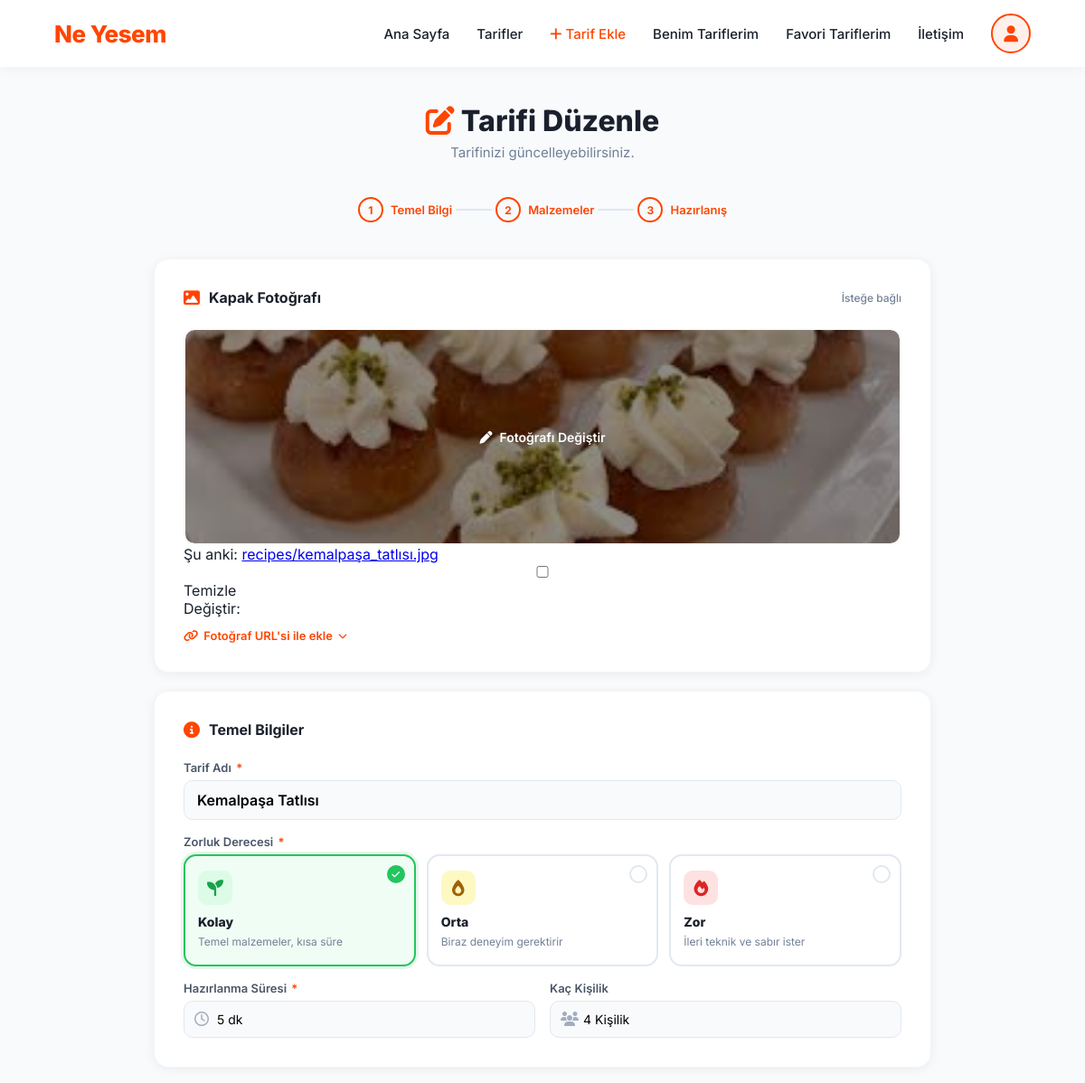
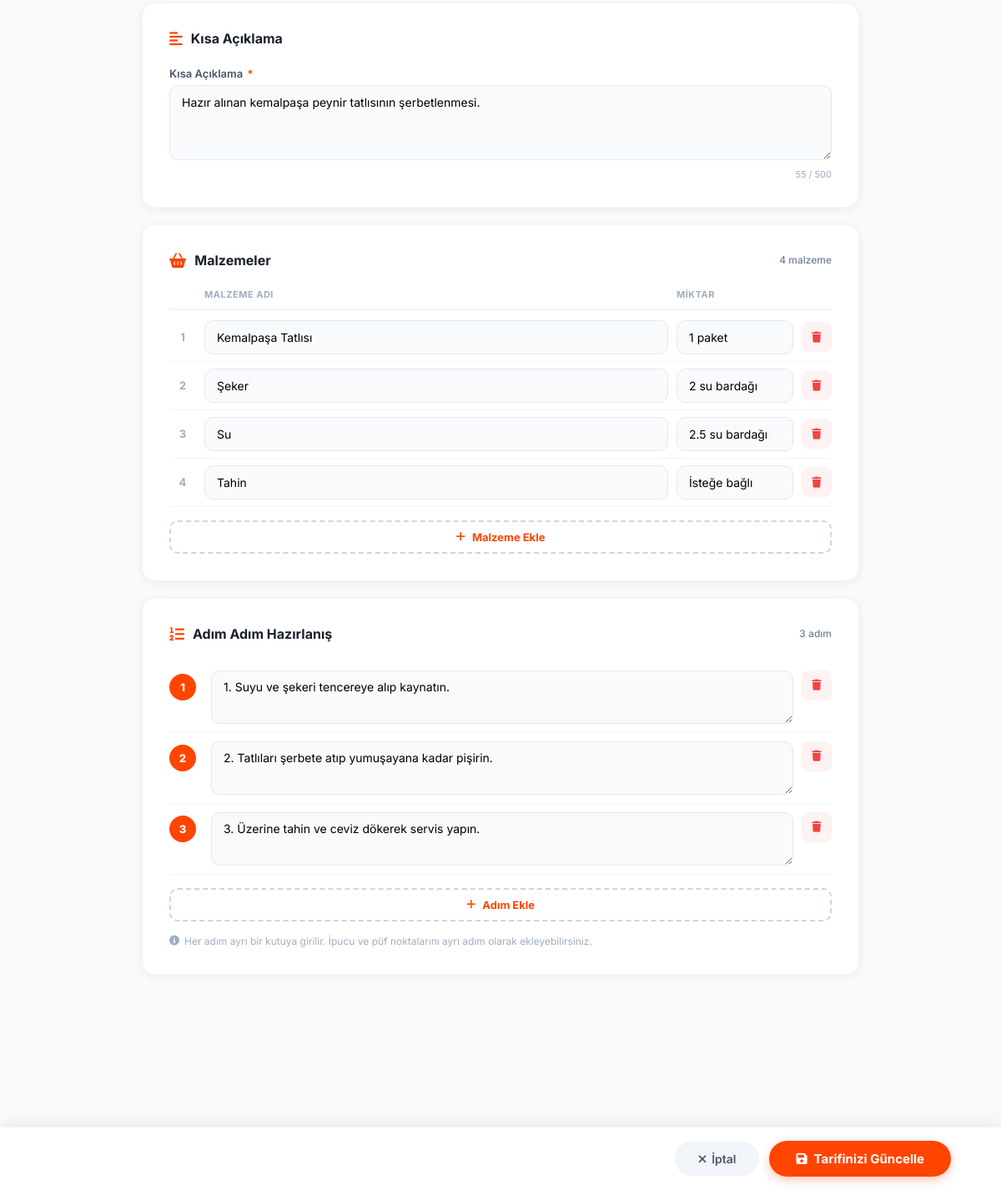
/tarif/50/duzenle/ (signed in), run on the app's committed database (2 pictures, top to bottom).
### apps/recipes/models.py (models this page shows, shortened)
class Recipe(models.Model):
    class Difficulty(models.TextChoices):
        EASY   = 'Kolay', 'Kolay'
        MEDIUM = 'Orta',  'Orta'
        HARD   = 'Zor',   'Zor'
    title = models.CharField(max_length=200, verbose_name="Tarif Adı")
    prep_time = models.CharField(max_length=50, verbose_name="Hazırlanma Süresi")
    difficulty = models.CharField(
        max_length=10,
        choices=Difficulty.choices,
        verbose_name="Zorluk Derecesi",
    )
    description = models.TextField(verbose_name="Kısa Açıklama")
    ingredient_list = models.ManyToManyField(
        Ingredient,
        through='RecipeIngredient',
        related_name='recipes',
        blank=True,
        verbose_name="Malzemeler",
    )
    instructions = models.TextField(
        verbose_name="Hazırlanışı",
        help_text="Adımları sırasıyla alt alta yazın.",
        blank=True,
        null=True,
    )
    servings = models.CharField(max_length=50, verbose_name="Kaç Kişilik", blank=True, null=True)
    image = models.ImageField(
        upload_to='recipes/',
        blank=True,
        null=True,
        verbose_name="Kapak Fotoğrafı",
    )
    image_url = models.URLField(blank=True, null=True, verbose_name="Resim URL")
    author = models.ForeignKey(
        User,
        related_name='recipes',
        on_delete=models.CASCADE,
        verbose_name="Yazar",
        null=True,
        blank=True,
    )
    created_at = models.DateTimeField(auto_now_add=True)
    class Meta:
        verbose_name = "Tarif"
        verbose_name_plural = "Tarifler"
        ordering = ['-created_at']
        indexes = [
            models.Index(fields=['author', '-created_at']),
        ]

class RecipeIngredient(models.Model):
    recipe = models.ForeignKey(Recipe, on_delete=models.CASCADE, related_name='recipe_ingredients')
    ingredient = models.ForeignKey(Ingredient, on_delete=models.CASCADE, related_name='recipe_ingredients')
    quantity_text = models.CharField(
        max_length=100,
        verbose_name="Miktar/Birim",
        blank=True,
        null=True,
        help_text="Örn: 2 diş, 500 gram, 1 yemek kaşığı",
    )
    class Meta:
        verbose_name = "Tarif Malzemesi"
        verbose_name_plural = "Tarif Malzemeleri"

class Ingredient(models.Model):
    name = models.CharField(max_length=100, unique=True, verbose_name="Malzeme Adı")
    class Meta:
        verbose_name = "Malzeme"
        verbose_name_plural = "Malzemeler"
        ordering = ['name']

### apps/recipes/views.py (the view, shortened to what this page needs)
# urls.py: path('tarif/<int:pk>/duzenle/', views.RecipeUpdateView.as_view(), name='update'),
class RecipeUpdateView(LoginRequiredMixin, UserPassesTestMixin, UpdateView):
    model = Recipe
    form_class = RecipeForm
    template_name = 'recipes/form.html'
    login_url = 'users:login'
    def test_func(self):
        return self.get_object().author == self.request.user

### apps/recipes/templates/recipes/form.html (shortened to what this page needs)
{% extends "base.html" %}
{% block content %}
<div class="rf-wrap">
  <div class="rf-header">
    <h1>
      {% if object %}
        <i class="fa-solid fa-pen-to-square" style="color:var(--primary);"></i> Tarifi Düzenle
      {% else %}
        <i class="fa-solid fa-bowl-food" style="color:var(--primary);"></i> Yeni Tarif Ekle
      {% endif %}
    </h1>
    <p>{% if object %}Tarifinizi güncelleyebilirsiniz.{% else %}Harika tarifinizi toplulukla paylaşın!{% endif %}</p>
  </div>
  <div class="rf-steps">
    <div class="rf-step active">
      <div class="rf-step-dot">1</div> Temel Bilgi
    </div>
    <div class="rf-step-line"></div>
    <div class="rf-step active">
      <div class="rf-step-dot">2</div> Malzemeler
    </div>
    <div class="rf-step-line"></div>
    <div class="rf-step active">
      <div class="rf-step-dot">3</div> Hazırlanış
    </div>
  </div>
  <form id="recipe-form" method="POST" enctype="multipart/form-data">
    <div class="rf-card">
      <div class="rf-card-title">
        <i class="fa-solid fa-image"></i> Kapak Fotoğrafı
        <span style="font-size:12px; font-weight:500; color:var(--text-muted); margin-left:auto;">İsteğe bağlı</span>
      </div>
      <div class="rf-cover-zone {% if object and object.image %}has-image{% endif %}" id="cover-zone" onclick="triggerFileInput()">
        {% if object and object.image %}
          <img id="cover-preview" class="rf-cover-preview" src="{{ object.image.url }}" style="display:block;">
        {% elif object and object.image_url %}
          <img id="cover-preview" class="rf-cover-preview" src="{{ object.image_url }}" style="display:block;">
        {% else %}
          <img id="cover-preview" class="rf-cover-preview" src="">
        {% endif %}
        <div class="rf-cover-overlay">
          <span style="color:white; font-size:14px; font-weight:600; text-align:center; padding:0 20px;">
            <i class="fa-solid fa-pen" style="margin-right:8px;"></i>Fotoğrafı Değiştir
          </span>
        </div>
      </div>
      {{ form.image }}
      <button type="button" class="rf-url-toggle" id="url-toggle-btn" onclick="toggleUrlBox()">
        <i class="fa-solid fa-link"></i>
        Fotoğraf URL'si ile ekle
        <i class="fa-solid fa-chevron-down" id="url-chevron" style="font-size:10px;"></i>
      </button>
    </div>
    <div class="rf-card">
      <div class="rf-card-title">
        <i class="fa-solid fa-circle-info"></i> Temel Bilgiler
      </div>
      <div class="rf-field" style="margin-bottom:16px;">
        <label class="rf-label" for="{{ form.title.id_for_label }}">
          {{ form.title.label }} <span class="req">*</span>
        </label>
        <input type="text" name="title" id="{{ form.title.id_for_label }}"
               value="{{ form.title.value|default:'' }}"
               placeholder="Örn: Fırın Sütlaç, Izgara Tavuk..."
               class="rf-input {% if form.title.errors %}error{% endif %}"
               style="font-size:16px; font-weight:600;"
               maxlength="200" required>
      </div>
      <div class="rf-field" style="margin-bottom:16px;">
        <label class="rf-label">{{ form.difficulty.label }} <span class="req">*</span></label>
        <div class="rf-diff-group" id="diff-group">
          <button type="button" class="rf-diff-card" data-val="Kolay" data-sel="sel-easy" onclick="setDifficulty(this)">
            <div class="rf-diff-check"><i class="fa-solid fa-check"></i></div>
            <div class="rf-diff-badge rf-diff-badge-easy"><i class="fa-solid fa-seedling"></i></div>
            <div class="rf-diff-title">Kolay</div>
            <div class="rf-diff-desc">Temel malzemeler, kısa süre</div>
          </button>
          <button type="button" class="rf-diff-card" data-val="Orta" data-sel="sel-medium" onclick="setDifficulty(this)">
            <div class="rf-diff-check"></div>
            <div class="rf-diff-badge rf-diff-badge-medium"><i class="fa-solid fa-fire-flame-simple"></i></div>
            <div class="rf-diff-title">Orta</div>
            <div class="rf-diff-desc">Biraz deneyim gerektirir</div>
          </button>
          <button type="button" class="rf-diff-card" data-val="Zor" data-sel="sel-hard" onclick="setDifficulty(this)">
            <div class="rf-diff-check"></div>
            <div class="rf-diff-badge rf-diff-badge-hard"><i class="fa-solid fa-fire"></i></div>
            <div class="rf-diff-title">Zor</div>
            <div class="rf-diff-desc">İleri teknik ve sabır ister</div>
          </button>
        </div>
      </div>
      <div class="rf-grid-2">
        <div class="rf-field">
          <label class="rf-label" for="{{ form.prep_time.id_for_label }}">
            {{ form.prep_time.label }} <span class="req">*</span>
          </label>
          <div style="position:relative;">
            <i class="fa-regular fa-clock" style="position:absolute; left:12px; top:50%; transform:translateY(-50%); color:#a0aec0;"></i>
            <input type="text" name="prep_time" id="{{ form.prep_time.id_for_label }}"
                   value="{{ form.prep_time.value|default:'' }}"
                   placeholder="Örn: 45 dk"
                   class="rf-input {% if form.prep_time.errors %}error{% endif %}"
                   style="padding-left:36px;" required>
          </div>
        </div>
        <div class="rf-field">
          <label class="rf-label" for="{{ form.servings.id_for_label }}">{{ form.servings.label }}</label>
          <div style="position:relative;">
            <i class="fa-solid fa-users" style="position:absolute; left:12px; top:50%; transform:translateY(-50%); color:#a0aec0;"></i>
            <input type="text" name="servings" id="{{ form.servings.id_for_label }}"
                   value="{{ form.servings.value|default:'' }}"
                   placeholder="Örn: 4-6 Kişilik"
                   class="rf-input {% if form.servings.errors %}error{% endif %}"
                   style="padding-left:36px;">
          </div>
        </div>
      </div>
    </div>
    <div class="rf-card">
      <div class="rf-card-title">
        <i class="fa-solid fa-align-left"></i> Kısa Açıklama
      </div>
      <div class="rf-field">
        <label class="rf-label" for="{{ form.description.id_for_label }}">
          {{ form.description.label }} <span class="req">*</span>
        </label>
        <textarea name="description" id="{{ form.description.id_for_label }}"
                  placeholder="Tarifinizin püf noktalarını, lezzetini veya hikayesini kısaca anlatın..."
                  class="rf-input rf-textarea {% if form.description.errors %}error{% endif %}"
                  maxlength="500" rows="3"
                  oninput="updateCounter(this, 'desc-counter', 500)" required>{{ form.description.value|default:'' }}</textarea>
        <div id="desc-counter" class="rf-counter">0 / 500</div>
      </div>
    </div>
    <div class="rf-card">
      <div class="rf-card-title">
        <i class="fa-solid fa-basket-shopping"></i> Malzemeler
        <span id="ing-count" style="margin-left:auto; font-size:12px; color:var(--text-muted); font-weight:500;"></span>
      </div>
      <div style="display:grid; grid-template-columns: 32px 1fr 140px 36px; gap:10px; padding-bottom:10px; border-bottom:2px solid #f1f5f9; margin-bottom:4px;">
        <div></div>
        <div style="font-size:11px; font-weight:700; color:#a0aec0; text-transform:uppercase; letter-spacing:.5px;">Malzeme Adı</div>
        <div style="font-size:11px; font-weight:700; color:#a0aec0; text-transform:uppercase; letter-spacing:.5px;">Miktar</div>
        <div></div>
      </div>
      <div id="ingredients-container">
        {% if object %}
          {% for ri in object.recipe_ingredients.all %}
          <div class="rf-ing-row">
            <div class="rf-ing-num">{{ forloop.counter }}</div>
            <div class="rf-ac-wrap">
              <input type="text" name="ingredient_name[]" value="{{ ri.ingredient.name }}"
                     placeholder="Malzeme adı yazın..." class="rf-input ing-name-input" required autocomplete="off">
            </div>
            <input type="text" name="ingredient_quantity[]" value="{{ ri.quantity_text|default:'' }}"
                   placeholder="Örn: 2 yemek k." class="rf-input">
            <button type="button" class="rf-del-btn" onclick="removeRow(this, 'ingredients-container', renumberIngredients)" title="Sil">
              <i class="fa-solid fa-trash"></i>
            </button>
          </div>
          {% endfor %}
        {% endif %}
      </div>
      <button type="button" class="rf-add-btn" onclick="addIngredientRow()">
        <i class="fa-solid fa-plus"></i> Malzeme Ekle
      </button>
    </div>
    <div class="rf-card">
      <div class="rf-card-title">
        <i class="fa-solid fa-list-ol"></i> Adım Adım Hazırlanış
        <span id="step-count" style="margin-left:auto; font-size:12px; color:var(--text-muted); font-weight:500;"></span>
      </div>
      <div id="steps-container">
        {% if object and object.instructions %}
          {% for step in object.instructions.splitlines %}
            {% if step.strip %}
            <div class="rf-step-row">
              <div class="rf-step-badge">{{ forloop.counter }}</div>
              <textarea class="rf-step-input step-input" rows="2"
                        placeholder="Bu adımda yapılacakları açıklayın...">{{ step }}</textarea>
              <button type="button" class="rf-del-btn" onclick="removeRow(this, 'steps-container', renumberSteps)" title="Adımı sil">
                <i class="fa-solid fa-trash"></i>
              </button>
            </div>
            {% endif %}
          {% endfor %}
        {% endif %}
      </div>
      <button type="button" class="rf-add-btn" onclick="addStepRow()">
        <i class="fa-solid fa-plus"></i> Adım Ekle
      </button>
      <p style="margin-top:16px; font-size:12px; color:#a0aec0; display:flex; align-items:center; gap:6px;">
        <i class="fa-solid fa-circle-info"></i>
        Her adım ayrı bir kutuya girilir. İpucu ve püf noktalarını ayrı adım olarak ekleyebilirsiniz.
      </p>
    </div>
  </form>
</div>
<div class="rf-sticky">
  <a href="{% url 'users:account_my_recipes' %}" class="rf-cancel-btn">
    <i class="fa-solid fa-xmark" style="margin-right:6px;"></i>İptal
  </a>
  <button type="button" class="rf-save-btn" onclick="submitRecipeForm()">
    <i class="fa-solid fa-floppy-disk"></i>
    {% if object %}Tarifinizi Güncelle{% else %}Tarifi Yayınla{% endif %}
  </button>
</div>
{% endblock %}

### templates/base.html (style rules this page uses)
:root { --primary: #FF4500; --primary-hover: #E63E00; --bg-color: #F8FAFC; --text-main: #1a202c; --text-muted: #718096; --shadow-sm: 0 4px 12px rgba(0,0,0,0.03); --shadow-md: 0 8px 24px rgba(0,0,0,0.06); --shadow-lg: 0 16px 32px rgba(0,0,0,0.1); }
* { margin: 0; padding: 0; box-sizing: border-box; font-family: 'Inter', sans-serif; }
body { background-color: var(--bg-color); color: var(--text-main); -webkit-font-smoothing: antialiased; }
input, select { width: 100%; padding: 12px 15px; border-radius: 8px; border: 1px solid #e2e8f0; font-size: 14px; transition: 0.3s; background: #f8fafc; }

### data on the page
Recipe: image (picture), title "Kemalpaşa Tatlısı", prep_time "5 dk", servings "4 Kişilik", description "Hazır alınan kemalpaşa peynir tatlısının şerbetlenmesi."
RecipeIngredient: ingredient.name "Kemalpaşa Tatlısı", quantity_text "1 paket"
RecipeIngredient: ingredient.name "Şeker", quantity_text "2 su bardağı"
RecipeIngredient: ingredient.name "Su", quantity_text "2.5 su bardağı"
RecipeIngredient: ingredient.name "Tahin", quantity_text "İsteğe bağlı"
